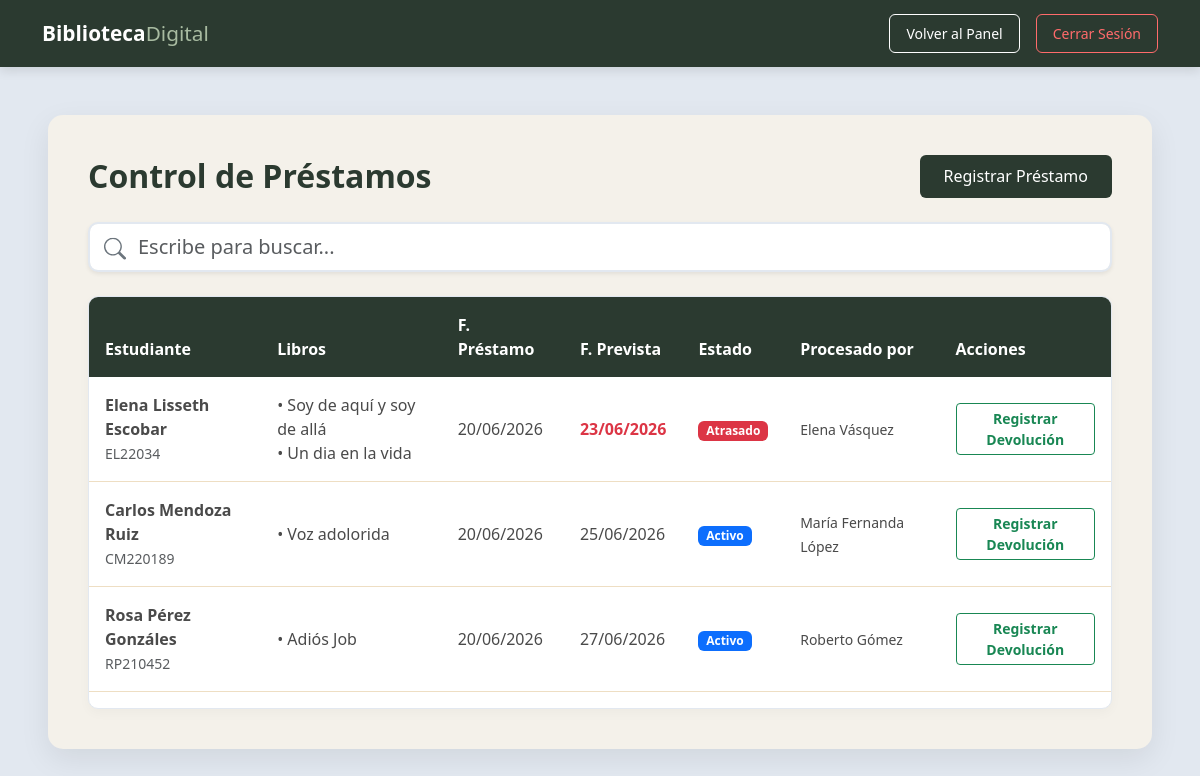
/prestamos/prestamo_lista.php (signed in), run on the app's committed database.
### tables this page shows
CREATE TABLE `prestamos` (
  `id` int(11) NOT NULL,
  `usuario_id` int(11) NOT NULL,
  `estudiante_id` int(11) NOT NULL,
  `fecha_prestamo` date NOT NULL,
  `fecha_devolucion_prevista` date NOT NULL,
  `fecha_devolucion_real` date DEFAULT NULL,
  `estado` enum('activo','devuelto','atrasado') NOT NULL DEFAULT 'activo'
);

CREATE TABLE `estudiantes` (
  `id` int(11) NOT NULL,
  `carnet` varchar(50) NOT NULL,
  `nombre_completo` varchar(150) NOT NULL,
  `correo` varchar(150) NOT NULL,
  `carrera` varchar(100) NOT NULL,
  `telefono` varchar(20) DEFAULT NULL
);

CREATE TABLE `usuarios` (
  `id` int(11) NOT NULL,
  `nombre_completo` varchar(150) NOT NULL,
  `correo` varchar(150) NOT NULL,
  `clave` varchar(255) NOT NULL,
  `nivel_acceso` enum('Administrador','Bibliotecario','Supervisor') NOT NULL
);

### prestamos/prestamo_lista.php (the view, shortened to what this page needs)
<?php
require '../config/conexion.php';
$sql_update_atrasados = "UPDATE prestamos SET estado = 'atrasado' WHERE estado = 'activo' AND fecha_devolucion_prevista < CURDATE()";
$conn->query($sql_update_atrasados);
$sql = "SELECT p.*, e.nombre_completo AS estudiante, e.carnet, u.nombre_completo AS bibliotecario,
            (SELECT GROUP_CONCAT(l.titulo SEPARATOR '<br>• ')
                FROM detalle_prestamo dp
                JOIN libros l ON dp.id_libro = l.id
                WHERE dp.id_prestamo = p.id) AS libros_prestados
        FROM prestamos p
        JOIN estudiantes e ON p.estudiante_id = e.id
        JOIN usuarios u ON p.usuario_id = u.id
        ORDER BY p.fecha_prestamo DESC";
$resultado = $conn->query($sql);
?>
<!DOCTYPE html>
<html lang="es">
<head>
    <link href="https://cdn.jsdelivr.net/npm/bootstrap@5.3.0/dist/css/bootstrap.min.css" rel="stylesheet">
</head>
<body>
    <nav class="navbar mb-5">
        <div class="container">
            <a class="navbar-brand" href="../dashboard.php">Biblioteca<span>Digital</span></a>
            <div class="d-flex">
                <a href="../dashboard.php" class="btn btn-sm btn-outline-light-custom me-3 px-3 py-2">Volver al Panel</a>
                <a href="../logout.php" class="btn btn-sm btn-logout px-3 py-2">Cerrar Sesión</a>
            </div>
        </div>
    </nav>
    <div class="container-fluid px-5 mb-5">
        <div class="main-card">
            <div class="d-flex justify-content-between align-items-center mb-4">
                <h2 class="mb-0">Control de Préstamos</h2>
                <a href="prestamo_form.php" class="btn-dark-green">Registrar Préstamo</a>
            </div>
            <div class="mb-4 position-relative">
                <span class="position-absolute top-50 start-0 translate-middle-y ms-3" style="color: #6c757d;">
                </span>
                <input type="text" id="buscador" class="form-control form-control-lg shadow-sm ps-5" placeholder="Escribe para buscar..." style="border: 2px solid #e2e8f0; border-radius: 10px;">
            </div>
            <div class="table-container table-responsive">
                <table class="table table-hover">
                    <thead>
                        <tr>
                            <th>Estudiante</th>
                            <th>Libros</th>
                            <th>F. Préstamo</th>
                            <th>F. Prevista</th>
                            <th>Estado</th>
                            <th>Procesado por</th>
                            <th>Acciones</th>
                        </tr>
                    </thead>
                    <tbody>
                        <?php if ($resultado && $resultado->num_rows > 0): ?>
                            <?php while($fila = $resultado->fetch_assoc()): ?>
                                <tr>
                                    <td><strong><?= htmlspecialchars($fila['estudiante']) ?></strong><br><small class="text-muted"><?= htmlspecialchars($fila['carnet']) ?></small></td>
                                    <td>• <?= $fila['libros_prestados'] ?></td>
                                    <td><?= date('d/m/Y', strtotime($fila['fecha_prestamo'])) ?></td>
                                    <td class="<?= ($fila['estado'] == 'atrasado') ? 'text-danger fw-bold' : '' ?>"><?= date('d/m/Y', strtotime($fila['fecha_devolucion_prevista'])) ?></td>
                                    <td>
                                        <?php
                                            if($fila['estado'] == 'activo') echo '<span class="badge bg-primary">Activo</span>';
                                            elseif($fila['estado'] == 'atrasado') echo '<span class="badge bg-danger">Atrasado</span>';
                                            else echo '<span class="badge bg-success">Devuelto</span><br><small class="text-muted">'.date('d/m/Y', strtotime($fila['fecha_devolucion_real'])).'</small>';
                                        ?>
                                    </td>
                                    <td><small><?= htmlspecialchars($fila['bibliotecario']) ?></small></td>
                                    <td>
                                        <?php if($fila['estado'] == 'activo' || $fila['estado'] == 'atrasado'): ?>
                                            <a href="prestamo_devolver.php?id=<?= $fila['id'] ?>" class="btn btn-sm btn-outline-success fw-bold" onclick="return confirm('¿Confirmar que el estudiante devolvió todos estos libros?');">Registrar Devolución</a>
                                        <?php else: ?>
                                            <span class="text-muted">Completado</span>
                                        <?php endif; ?>
                                    </td>
                                </tr>
                            <?php endwhile; ?>
                        <?php else: ?>
                            <tr><td colspan="7" class="text-center py-5 text-muted">No hay préstamos registrados.</td></tr>
                        <?php endif; ?>
                    </tbody>
                </table>
            </div>
        </div>
    </div>
</body>
</html>

### prestamos/prestamo_lista.php (style rules this page uses)
body { background-color: #e2e8f0; color: #333333; font-family: 'Segoe UI', Tahoma, Geneva, Verdana, sans-serif; }
.navbar { background-color: #2b3a30; box-shadow: 0 4px 10px rgba(0,0,0,0.1); padding: 0.8rem 0; }
.navbar-brand { color: #ffffff !important; font-weight: 700; font-size: 1.3rem; }
.navbar-brand span { color: #a8bba1; font-weight: 400; }
.btn-outline-light-custom { border: 1px solid #ffffff; color: #ffffff; border-radius: 6px; transition: all 0.2s; }
.btn-logout { border: 1px solid #ff6b6b; color: #ff6b6b; border-radius: 6px; transition: all 0.2s; }
.main-card { background-color: #f4f1ea; border: none; border-radius: 15px; box-shadow: 0 10px 30px rgba(0,0,0,0.08); padding: 2.5rem; }
h2 { color: #2b3a30; font-weight: 700; }
.btn-dark-green { background-color: #2b3a30; color: #ffffff; border: none; border-radius: 6px; font-weight: 500; padding: 0.6rem 1.5rem; text-decoration: none; display: inline-block; }
.table-container { background-color: #ffffff; border-radius: 10px; overflow: hidden; box-shadow: 0 4px 12px rgba(0,0,0,0.03); border: 1px solid #e2e8f0; margin-top: 1.5rem; }
.table th { background-color: #2b3a30; color: #ffffff; font-weight: 600; padding: 16px; border: none; }
.table td { padding: 16px; vertical-align: middle; border-bottom: 1px solid #eedec3; color: #4a4a4a; }

### data on the page
prestamos: estudiante.nombre_completo "Elena Lisseth Escobar", estudiante.carnet "EL22034", libros_prestados "Soy de aquí y soy de allá • Un dia en la vida", fecha_prestamo "20/06/2026", fecha_devolucion_prevista "23/06/2026", estado "Atrasado", usuario.nombre_completo "Elena Vásquez"
prestamos: estudiante.nombre_completo "Carlos Mendoza Ruiz", estudiante.carnet "CM220189", libros_prestados "Voz adolorida", fecha_prestamo "20/06/2026", fecha_devolucion_prevista "25/06/2026", estado "Activo", usuario.nombre_completo "María Fernanda López"
prestamos: estudiante.nombre_completo "Rosa Pérez Gonzáles", estudiante.carnet "RP210452", libros_prestados "Adiós Job", fecha_prestamo "20/06/2026", fecha_devolucion_prevista "27/06/2026", estado "Activo", usuario.nombre_completo "Roberto Gómez"
